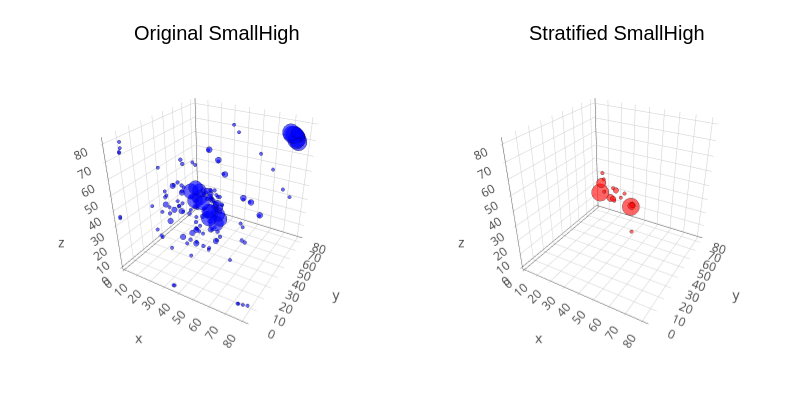

This figure's notebook cell:
### Code cell
process_high_school_hypergraph(80; number_label=1)
